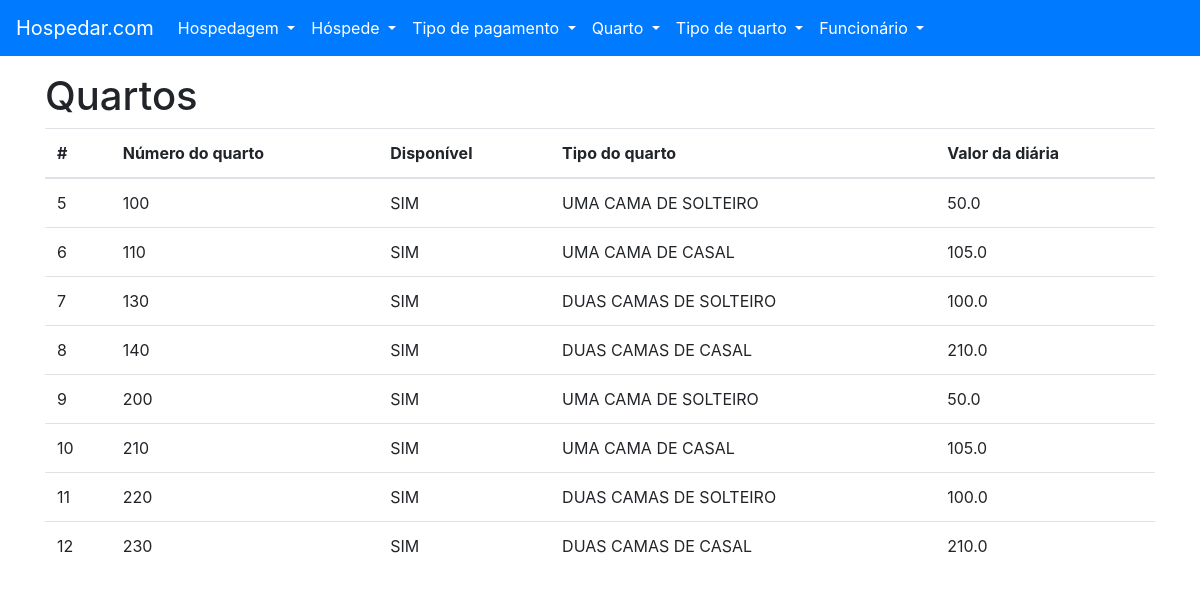
The app's page /quarto/listar with its own data.
### tables this page shows
CREATE TABLE "QUARTO" (
	"ID_QUARTO" INTEGER NOT NULL PRIMARY KEY AUTOINCREMENT UNIQUE,
	"NU_QUARTO" INTEGER NOT NULL UNIQUE,
	"IN_DISPONIVEL" BOOLEAN NOT NULL, -- BOOLEAN 0/1
	"ID_TIPO_QUARTO" INTEGER NOT NULL,

	FOREIGN KEY ("ID_TIPO_QUARTO") REFERENCES "TIPO_QUARTO" ("ID_TIPO_QUARTO")
);

CREATE TABLE "TIPO_QUARTO" (
	"ID_TIPO_QUARTO" INTEGER NOT NULL PRIMARY KEY AUTOINCREMENT UNIQUE,
	"NO_TIPO_QUARTO" VARCHAR(16) NOT NULL UNIQUE,
	"VL_DIARIA" REAL NOT NULL
);

### project/backend/quarto/views.py (the view)
def listar():
    with QuartoTipoQuartView(DATABASE_URL) as db:
        try:
            quarto_tipo_quarto = db.select_all()
        except (DatabaseException, OperationalError, IntegrityError) as err:
            flash(str(err), 'danger')
            return render_template('quarto-listar.html')
    return render_template('quarto-listar.html', quarto_tipo_quarto=quarto_tipo_quarto)

### project/backend/main/models.py (called while the page is built)
    def __enter__(self):
        self.open()
        return self

    def __exit__(self, exc_type, exc_val, exc_tb):
        self.close()

    @property
    def cursor(self):
        return self._cursor

    def open(self):
        self._connection = sqlite3.connect(self.url)
        self._cursor = self._connection.cursor()

    def close(self):
        self._connection.close()

    def cursor_to_dict(self, cursors: Iterable):
        return [dict(zip(self.__tablecolumns__, cursor)) for cursor in cursors]

    def select_all(self):
        if self._connection:
            return self.cursor_to_dict(self.cursor.execute(f'SELECT * FROM "{self.__tablename__}" ;'))
        raise ProgrammingError('ProgrammingError: Cannot operate on a closed database.')

### project/frontend/templates/quarto-listar.html (shortened to what this page needs)
{% extends 'base.html' %}
{% from 'macros.html' import flash %}
{% block content %}
    <h1>Quartos</h1>
    <table class="table">
        <thead>
        <tr>
            <th scope="col">#</th>
            <th scope="col">Número do quarto</th>
            <th scope="col">Disponível</th>
            <th scope="col">Tipo do quarto</th>
            <th scope="col">Valor da diária</th>
        </tr>
        </thead>
        <tbody>
        {% for quarto in quarto_tipo_quarto %}
            <tr>
                <td scope="row">{{ quarto['ID_QUARTO'] }}</td>
                <td>{{ quarto['NU_QUARTO'] }}</td>
                {% if quarto['IN_DISPONIVEL'] %}
                    <td>SIM</td>
                {% else %}
                    <td>NÃO</td>
                {% endif %}
                <td>{{ quarto['NO_TIPO_QUARTO'] }}</td>
                <td>{{ quarto['VL_DIARIA'] }}</td>
            </tr>
        {% endfor %}
        </tbody>
    </table>
{% endblock content%}

### records on screen
QUARTO: ID_QUARTO "5", NU_QUARTO "100", IN_DISPONIVEL "SIM", NO_TIPO_QUARTO "UMA CAMA DE SOLTEIRO", VL_DIARIA "50.0"
QUARTO: ID_QUARTO "6", NU_QUARTO "110", IN_DISPONIVEL "SIM", NO_TIPO_QUARTO "UMA CAMA DE CASAL", VL_DIARIA "105.0"
QUARTO: ID_QUARTO "7", NU_QUARTO "130", IN_DISPONIVEL "SIM", NO_TIPO_QUARTO "DUAS CAMAS DE SOLTEIRO", VL_DIARIA "100.0"
QUARTO: ID_QUARTO "8", NU_QUARTO "140", IN_DISPONIVEL "SIM", NO_TIPO_QUARTO "DUAS CAMAS DE CASAL", VL_DIARIA "210.0"
QUARTO: ID_QUARTO "9", NU_QUARTO "200", IN_DISPONIVEL "SIM", NO_TIPO_QUARTO "UMA CAMA DE SOLTEIRO", VL_DIARIA "50.0"
QUARTO: ID_QUARTO "10", NU_QUARTO "210", IN_DISPONIVEL "SIM", NO_TIPO_QUARTO "UMA CAMA DE CASAL", VL_DIARIA "105.0"
QUARTO: ID_QUARTO "11", NU_QUARTO "220", IN_DISPONIVEL "SIM", NO_TIPO_QUARTO "DUAS CAMAS DE SOLTEIRO", VL_DIARIA "100.0"
QUARTO: ID_QUARTO "12", NU_QUARTO "230", IN_DISPONIVEL "SIM", NO_TIPO_QUARTO "DUAS CAMAS DE CASAL", VL_DIARIA "210.0"
